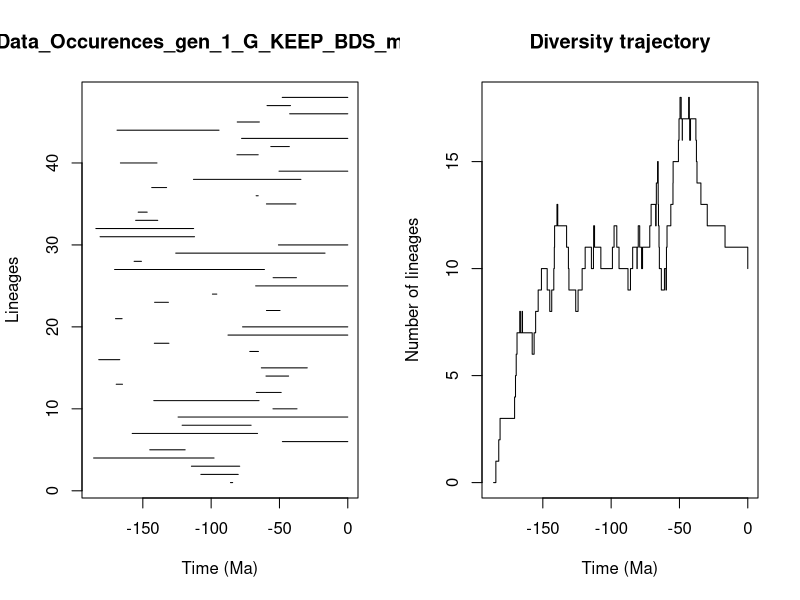

The R source for this figure:


pdf(file='../Genus/pyrate_mcmc_logs/Data_Occurences_gen_1_G_KEEP_BDS_mcmc_LTT.pdf',width=0.6*20, height=0.6*10)
title = "Data_Occurences_gen_1_G_KEEP_BDS_mcmc"
ts=c(85.85327607898806, 107.53244744421637,114.44994541210004,186.03368195322605,144.92439844850662,47.86401390950108,157.77728059164934,121.23349082584011,124.19801462542284,54.746608166863304,141.96930318297902,66.92043554588584,169.47682766265308,59.87851795792795,63.26149845625702,182.25353156807824,71.72989864379701,141.5865357023888,87.6706874056192,77.01367616487597,169.99863175496787,59.51428888412928,141.3843950522955,99.06704035398295,67.43413041251132,54.644988854470455,170.6631926334328,156.37039144227276,125.91892402499539,50.75699855941324,181.28681506127896,184.37237952789116,155.2626987996509,153.39993500654748,59.54389595397839,67.06875609427223,143.48272721478583,112.9457064036182,50.321317479700824,166.40310267301743,81.12505698007327,56.32986528533681,77.72793794229591,168.88032450510266,80.91056340122297,42.529183499817854,59.10265277172659,47.97071911396267)
te=c(84.24883893019862, 80.1604991355614,79.09512454709568,97.85640837275102,119.01118822944451,0.0,66.03712449441326,70.75091041604334,0.0,37.16538211904307,64.95808010636355,48.732503452107714,164.87786686456036,43.291100888221116,29.660950204709188,166.8754531223718,65.36094527790631,130.89453598250148,0.0,0.0,165.1698892648923,49.59562359646369,131.2704699513276,95.8604247739562,0.0,37.57942988705498,60.99383517129794,151.01804753844237,16.64308011005038,0.0,112.14187995662205,112.80742976221065,139.07994096302792,146.80681941921466,37.977606457476384,65.56153366943221,132.6072995952362,34.30823963546384,0.0,139.64541824525702,65.5622109180494,42.777551834414965,0.0,94.2278024796738,64.70906717365251,0.0,41.91056727403188,0.0)
div_traj=c(0, 1,2,3,4,5,6,7,8,7,8,7,6,7,8,9,10,9,8,9,10,11,12,13,12,11,10,9,8,9,10,11,10,11,12,11,10,11,12,11,10,9,10,11,10,11,12,11,10,11,12,13,12,13,14,15,14,13,12,11,10,9,10,9,10,11,12,13,14,15,16,17,18,17,16,17,18,17,16,17,16,15,14,13,12,11,10)
time_events=c(186.03368195322605, 184.37237952789116,182.25353156807824,181.28681506127896,170.6631926334328,169.99863175496787,169.47682766265308,168.88032450510266,166.8754531223718,166.40310267301743,165.1698892648923,164.87786686456036,157.77728059164934,156.37039144227276,155.2626987996509,153.39993500654748,151.01804753844237,146.80681941921466,144.92439844850662,143.48272721478583,141.96930318297902,141.5865357023888,141.3843950522955,139.64541824525702,139.07994096302792,132.6072995952362,131.2704699513276,130.89453598250148,125.91892402499539,124.19801462542284,121.23349082584011,119.01118822944451,114.44994541210004,112.9457064036182,112.80742976221065,112.14187995662205,107.53244744421637,99.06704035398295,97.85640837275102,95.8604247739562,94.2278024796738,87.6706874056192,85.85327607898806,84.24883893019862,81.12505698007327,80.91056340122297,80.1604991355614,79.09512454709568,77.72793794229591,77.01367616487597,71.72989864379701,70.75091041604334,67.43413041251132,67.06875609427223,66.92043554588584,66.03712449441326,65.5622109180494,65.56153366943221,65.36094527790631,64.95808010636355,64.70906717365251,63.26149845625702,60.99383517129794,59.87851795792795,59.54389595397839,59.51428888412928,59.10265277172659,56.32986528533681,54.746608166863304,54.644988854470455,50.75699855941324,50.321317479700824,49.59562359646369,48.732503452107714,47.97071911396267,47.86401390950108,43.291100888221116,42.777551834414965,42.529183499817854,41.91056727403188,37.977606457476384,37.57942988705498,37.16538211904307,34.30823963546384,29.660950204709188,16.64308011005038,0.0)
                par(mfrow=c(1,2))
                L = length(ts)
                plot(ts, 1:L , xlim=c(-max(ts)-1,0), pch=20, type="n", main=title,xlab="Time (Ma)",ylab="Lineages")
                for (i in 1:L){segments(x0=-te[i],y0=i,x1=-ts[i],y1=i)}    
                t = -time_events
                plot(div_traj ~ t,type="s", main = "Diversity trajectory",xlab="Time (Ma)",ylab="Number of lineages",xlim=c(-max(ts)-1,0))
                abline(v=c(65,200,251,367,445),lty=2,col="gray")
                
